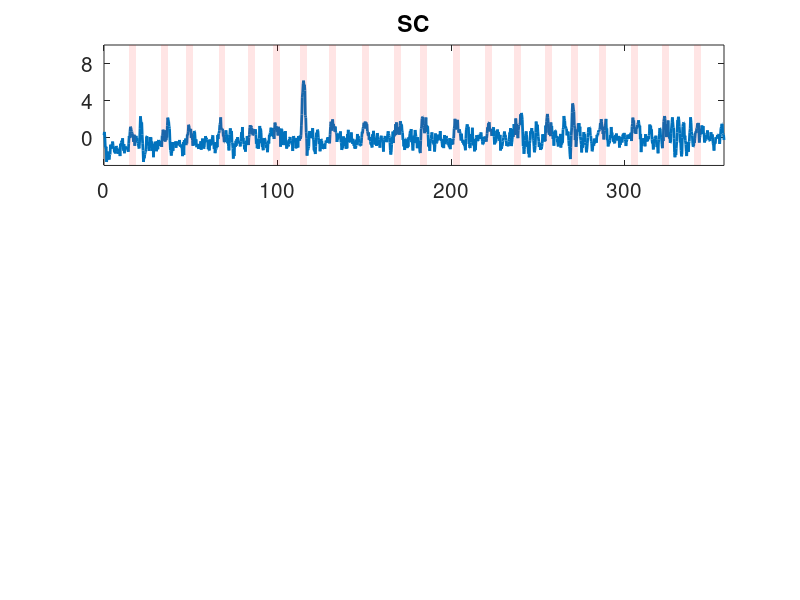

Write the MATLAB code that produced this figure. (Note: this script raises an error after producing the figure.)


% Author: Aybuke Erol (a.erol@tudelft.nl)


% References

% [1] https://www.tensorlab.net/demos/sobi.html#convolutive-mixtures


clear; clc; rng default; close all;
addpath(genpath('../../../../../../Toolboxes/tensorlab4.0beta'))
addpath(genpath('../../utils'))


%% Load the data


load('Exp_Data/fUS_time_series.mat'); % load the fUS time-series
                                        % to a matrix x
lgds = {'SC','LGN','V1'}; % order of the regions as stored in x

load('Exp_Data/ep.mat'); % the experimental paradigm (ep)
Fs = 4; % sampling rate of the experiment


%% Parameters


% Specify how many task ('t') and artifact ('a') sources -->
source_list = {'t','a'};

M = size(x,2);                  % number of regions
R = length(source_list);        % number of sources
L_s = 8;                        % HRF filter length in seconds
L = round(L_s*Fs);              % HRF filter length in samples
K = L;                       	% number of time-lags, i.e. frontal slices
Lacc = ceil(R*L/max(1,M-R));    % window size for matricizing convolutive 
                                  % mixtures 
numBTDs = 20;                   % number of BTD repetitions
N = length(x);                  % number of time points in the experiment
t_axis = 0:1/Fs:(N-1)/Fs;       % time axis of the experiment
cmap = lines(M);                % colormap for visualization


%% Initializations


u = 0:1/Fs:L/Fs; % time-axis of HRFs

all_estim_filters = cell(1,R); % estimated convolutive mixing filters
                                          % at each repetition of BTD
for r = 1:R

    all_estim_filters{r} = zeros(L+1,M,numBTDs);

end

costs = zeros(numBTDs,1); % final value of the BTD objective function

x_ext = zeros(N-Lacc,M*Lacc); % shifted output signal

for m = 1:M

    for l = 0:Lacc-1

        x_ext(:,(m-1)*Lacc+l+1) = x(l+1:end-Lacc+l,m);

    end

end

x_n = x_ext'; x_n_cut = circshift(x_n(:,floor(L/2)+1:end),-floor(L/2));


%% Display raw fUS data

    
ep_start_times = find(diff(ep)==1)+1;
stim_on = t_axis(ep_start_times);
stim_off = t_axis(find(diff(ep)==-1)+1);
stim_on = stim_on(1:length(stim_off));

fig = figure; ymin = -3; ymax = 10; yaxis = 0:4:8;

for m = 1:M

    subplot(M,1,m);
    p1 = plot(t_axis,x(:,m),'LineWidth',2,'Color',cmap(m,:));
    for i = 1:length(stim_on)
        hold on;
        p4 = fill([stim_on(i) stim_on(i) stim_off(i) stim_off(i)],...
            [ymin ymax ymax ymin],'r');
        set(p4,'facealpha',.1);
        set(p4,'EdgeColor','none');
    end
    xlim([0 t_axis(end)]); ylim([ymin ymax]); xlim([0 t_axis(end)]);
    set(gca,'YTick',yaxis); set(gca,'FontSize',15);
    title(lgds{m}); ax = gca;

    switch m

        case 1
            ax.Position = [0.1 0.71 0.88 0.245];
            set(gca,'XTick',[]);
        case 2
            ax.Position = [0.1 0.41 0.88 0.245];
            set(gca,'XTick',[]);
        case 3
            ax.Position = [0.1 0.11 0.88 0.245];
            xlabel('Time (s)');

    end

end

han=axes(fig,'visible','off'); han.YLabel.Visible='on';
ylbl = ylabel(han,'Power Doppler Amplitude [a.u.]','FontSize',18);
ylbl.Position(2) = 0.5;
ylbl.Position(1) = -0.1;


%% Perform BTD


T = scov(x_ext,0:K-1); % tensor of lagged output autocorrelations

for testno = 1:numBTDs

    disp(['Computing BTD #' num2str(testno) ' out of ' num2str(numBTDs)]);
    
    [sol,cost] = btd_deconv(T,M,Lacc,u,source_list);

    for m = 1:M

        for r = 1:R

            temp = sol.factors.(['H' num2str(r)]);
            estim_filter = fliplr(temp(Lacc*(m-1)+1,1:L+1));
            all_estim_filters{r}(:,m,testno) = estim_filter;

        end

    end

end

final_estim_filters = cell(1,R);

for r = 1:R

    final_sol = find_solution(costs,all_estim_filters{r},Fs);
    final_estim_filters{r} = final_sol;

end


%% Display HRFs


H_est = cell(1,R);

for r = 1:R

    H_est{r} = []; ctr = 1;

    if source_list{r} == 't', figure; end

    for m = 1:M

        curr_hrf = final_estim_filters{r}(:,m);

        H_est{r} = cat(1,H_est{r},struct_toeplitz(curr_hrf,[],...
            [Lacc L+Lacc],zeros(Lacc-1,1),zeros(Lacc-1,1)));

        if source_list{r} == 't'

            curr_hrf = normalize(curr_hrf);
            plot(u,curr_hrf-curr_hrf(1),'Color',cmap(ctr,:),...
                'LineWidth',2); 
            hold on; ctr = ctr + 1;

        end

    end

end

set(gca,'FontSize',14); xlabel('Time (s)'); grid on;
title('Estimated HRFs');
lgd  = legend(lgds,'FontSize',14); lgd.EdgeColor = [1 1 1];


%% Source signal estimation


svd_thres = 4; % tolerance for pseudo-inverse of H
ep_rec = estimate_source(H_est{1},svd_thres,x_n_cut,N,L,Lacc,1);
ep_rec = medfilt1(ep_rec,25);

figure;
p2 = plot(t_axis,ep_rec,'LineWidth',2,'Color','k'); 
ymin = -2; ymax = 4;

for i = 1:length(stim_on)

    hold on;
    p1 = fill([stim_on(i) stim_on(i) stim_off(i) stim_off(i)],...
        [ymin ymax ymax ymin],'r');
    set(p1,'facealpha',.1);
    set(p1,'EdgeColor','none');

end

xlim([0 t_axis(end)]); ylim([ymin ymax]); xlim([0 t_axis(end)]);
set(gca,'YTick',[]); set(gca,'FontSize',15); xlabel('Time (s)'); hold on;
legend([p1 p2],{'Experimental Paradigm','Estimated Source Signal'},...
    'FontSize',15);
thres = 0.35; hold on; 
plot(t_axis,thres*ones(1,N),'--k','DisplayName','Global Threshold');
hold on; [pks,locs] = findpeaks(ep_rec,t_axis);
plot(locs+1,pks+.2,'rv','MarkerFaceColor','red',...
    'DisplayName','Local Maxima of Estimation');


%% Binarization of the source signal


start_idx_rec = zeros(length(locs),1);
end_idx_rec = zeros(length(locs),1);
binarized_ep = zeros(1,N);

% Search for when a drastic change happens in the estimated source -->
for i = 1:length(locs)

    mid_idx = find(t_axis == locs(i));

    for j = 1:100
        if ep_rec(mid_idx) - ep_rec(mid_idx - j) > ep_rec(mid_idx)*.15
            break;
        end
    end

    start_idx_rec(i) = mid_idx - j;

    for j = 1:100
        if ep_rec(mid_idx) - ep_rec(mid_idx + j) > ep_rec(mid_idx)*.15
            break;
        end
    end
    
    end_idx_rec(i) = mid_idx + j;

end

for i = 1:length(locs)

    binarized_ep(start_idx_rec(i):end_idx_rec(i)) = 1;

end

one_period = -5:1/Fs:10; % Construct the time axis for a segment covering 
         % 5 seconds before the stimulus was shown until 10 seconds after

sc_seg = []; lgn_seg = []; v1_seg = []; % Segmented ROI responses
est_ep_seg = []; % Segmented version of the estimated source

for i = ep_start_times

    curr_time_seg = i-5*Fs:i+10*Fs;

    % Segment the regional responses and the binarized source estimation 
    % for later averaging -->
    sc_seg = cat(2,sc_seg,x(curr_time_seg,1));
    lgn_seg = cat(2,lgn_seg,x(curr_time_seg,2));
    v1_seg = cat(2,v1_seg,x(curr_time_seg,3));
    est_ep_seg = cat(2,est_ep_seg,binarized_ep(curr_time_seg)');

end

figure; 
hold on; sc = mean(sc_seg,2);
p3 = plot(one_period,sc-sc(1),'LineWidth',2,'Color',cmap(1,:));
hold on; lgn = mean(lgn_seg,2);
p4 = plot(one_period,lgn-lgn(1),'LineWidth',2,'Color',cmap(2,:));
hold on; v1 = mean(v1_seg,2);
p5 = plot(one_period,v1-v1(1),'LineWidth',2,'Color',cmap(3,:));
p1 = fill([0 0 4 4],[-1 2.5 2.5 -1],'r'); hold on;
set(p1,'facealpha',.1); set(p1,'EdgeColor','none');
avg_ep = mean(est_ep_seg,2); thres = .4;
avg_ep(avg_ep<=thres) = 0; avg_ep(avg_ep>thres) = 1; 
start = (find(diff(avg_ep)==1)+1)/Fs-5; 
endd = (find(diff(avg_ep)==-1)+1)/Fs-5;
p2 = fill([start start endd endd],[-1 2.5 2.5 -1],'k');
set(p2,'facealpha',.1); set(p2,'EdgeColor','none');
legend([p1,p2,p3,p4,p5],{'True EP','Estimated EP','SC','LGN','V1'});
xlim([-5,10]);
legend boxoff; xlabel('Time (s)'); yticks(0:2); set(gca,'FontSize',15);
box on;

